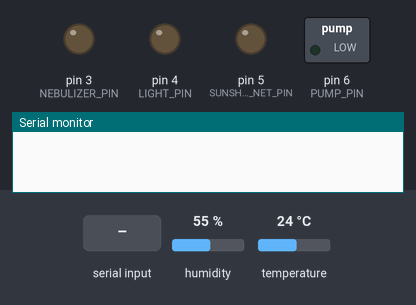
Bench run of a sketch on a simulated Arduino Uno, built with avr-gcc and run on an emulated ATmega328P. Shown: switched loads named in the sketch (green lamp = pin HIGH), output pins drawn as LEDs (lit = HIGH), the last lines printed to the serial monitor. Inputs (shaded band) come from the test bench; at power-on: humidity 55 %, temperature 24 °C.

Above: at 1.2 s.
1.3 s: "t" received over Serial
At 2.4 s:
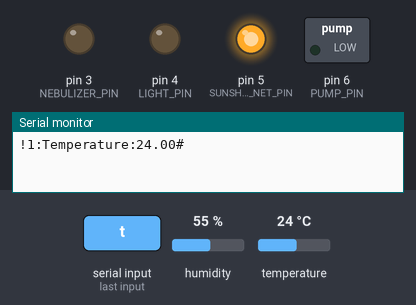
2.8 s: "h" received over Serial
4.3 s: "s" received over Serial
Timing chart, 0 to 7.3 s (numbered marks = the images above; inputs shaded):
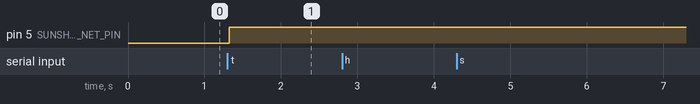

The sketch:

sensor_code_multi1.ino
```cpp
// Libraries for the sensors
#include <DHT.h>

// Constants for the sensor pins
#define DHT_PIN 2
#define SOIL_MOISTURE_PIN A0
#define LDR_PIN A1

// Constants for the sensor types
#define DHT_TYPE DHT11

// Thresholds for the sensors
#define TEMP_LOWER_LIMIT 10
#define TEMP_UPPER_LIMIT 20
#define HUMIDITY_LOWER_LIMIT 40
#define HUMIDITY_UPPER_LIMIT 60
#define SOIL_MOISTURE_LOWER_LIMIT 55
#define SOIL_MOISTURE_UPPER_LIMIT 70
#define BRIGHTNESS_LOWER_LIMIT 800
#define BRIGHTNESS_UPPER_LIMIT 1300

// Pin numbers for nebulizer, light, and sunshade net
#define NEBULIZER_PIN 3
#define LIGHT_PIN 4
#define SUNSHADE_NET_PIN 5
#define PUMP_PIN 6

// Function prototypes
void checkTemperature(float temperature);
void checkHumidity(float humidity);
void checkSoilMoisture(int soilMoisture);
void checkBrightness(int brightness);
void notifyWarning(String message);

// Initialize the DHT sensor
DHT dht(DHT_PIN, DHT_TYPE);


void setup() {
  // Initialize Serial communication for debugging
  Serial.begin(9600);

  // Initialize DHT sensor
  dht.begin();

  // Initialize pins for nebulizer, light, and sunshade net
  pinMode(NEBULIZER_PIN, OUTPUT);
  pinMode(LIGHT_PIN, OUTPUT);
  pinMode(SUNSHADE_NET_PIN, OUTPUT);
  pinMode(PUMP_PIN, OUTPUT);
  pinMode(A1,INPUT);
  // Start with all actuators turned off
  digitalWrite(NEBULIZER_PIN, LOW);
  digitalWrite(LIGHT_PIN, LOW);
  digitalWrite(SUNSHADE_NET_PIN, LOW);
  digitalWrite(PUMP_PIN, LOW);
}

void loop() {
  // // Read sensor values
  // float temperature = dht.readTemperature();
  // float humidity = dht.readHumidity();
  // float soilMoisture = analogRead(SOIL_MOISTURE_PIN);
  // float brightness = analogRead(LDR_PIN);

  if(Serial.available()){
    char c = Serial.read();
    if (c == 't'){
      // Check temperature
      float t = dht.readTemperature();
      Serial.print("!1:Temperature:");
      Serial.print(t);
      Serial.print("#");
      if (t > TEMP_UPPER_LIMIT) {
      digitalWrite(SUNSHADE_NET_PIN, HIGH); // Turn on sunshade net
      } else if (t < TEMP_LOWER_LIMIT) {
      digitalWrite(SUNSHADE_NET_PIN, LOW);  // Turn off sunshade net
      } else {
      digitalWrite(SUNSHADE_NET_PIN, LOW); // Turn off sunshade net
      }
    }
    else if (c == 'h'){
      // Check humidity
      float h = dht.readHumidity();
      Serial.print("!1:Humidity:");
      Serial.print(h);
      Serial.print("#");
      if (h < HUMIDITY_LOWER_LIMIT) {
      digitalWrite(NEBULIZER_PIN, HIGH); // Turn on nebulizer
      } else if (h > HUMIDITY_UPPER_LIMIT) {
      digitalWrite(NEBULIZER_PIN, LOW); // Turn off nebulizer
      } else {
      digitalWrite(NEBULIZER_PIN, LOW); // Turn off nebulizer
      }
    }
    else if (c == 's'){
      // Check humidity
      float s = (1200 - analogRead(SOIL_MOISTURE_PIN))/10;
      Serial.print("!1:Soil moisture:");
      Serial.print(s);
      Serial.print("#");
      if (s < SOIL_MOISTURE_LOWER_LIMIT) {
      digitalWrite(PUMP_PIN, HIGH); // Turn on nebulizer
      } else if (s > SOIL_MOISTURE_UPPER_LIMIT) {
      digitalWrite(PUMP_PIN, LOW); // Turn off nebulizer
      } else {
      digitalWrite(PUMP_PIN, LOW); // Turn off nebulizer
  }
    }
    else if (c == 'b'){
      // Check brightness
      float b = (1500-analogRead(LDR_PIN));
      Serial.print("!1:Brightness:");
      Serial.print(b);
      Serial.print("#");
      if (b < BRIGHTNESS_LOWER_LIMIT) {
      digitalWrite(LIGHT_PIN, HIGH); // Turn on light
      } else if (b > BRIGHTNESS_UPPER_LIMIT) {
      digitalWrite(LIGHT_PIN, LOW); // Turn off light
      } else {
      digitalWrite(LIGHT_PIN, LOW); // Turn off light
    }
    }
  }
}

// void checkTemperature(float temperature) {
//   Serial.print("Temp: ");
//   Serial.println(temperature);
//   if (temperature > TEMP_UPPER_LIMIT) {
//     digitalWrite(SUNSHADE_NET_PIN, HIGH); // Turn on sunshade net
//     notifyWarning("Temperature is too high!");
//   }
//   else if (temperature < TEMP_LOWER_LIMIT) {
//     digitalWrite(SUNSHADE_NET_PIN, LOW);  // Turn off sunshade net
//     notifyWarning("Temperature is too low!");
//   }
//   else {
//     digitalWrite(SUNSHADE_NET_PIN, LOW); // Turn off sunshade net
//   }
// }
// void checkHumidity(float humidity) {
//   Serial.print("Humidity: ");
//   Serial.println(humidity);
//   if (humidity < HUMIDITY_LOWER_LIMIT) {
//     digitalWrite(NEBULIZER_PIN, HIGH); // Turn on nebulizer
//     notifyWarning("Humidity is too low!");
//   } else if (humidity > HUMIDITY_UPPER_LIMIT) {
//     digitalWrite(NEBULIZER_PIN, LOW); // Turn off nebulizer
//     notifyWarning("Humidity is too high!");
//   } else {
//     digitalWrite(NEBULIZER_PIN, LOW); // Turn off nebulizer
//   }
// }
// void checkSoilMoisture(int soilMoisture) {
//   Serial.print("Soil Moisture: ");
//   Serial.println(soilMoisture);
//   if (soilMoisture < SOIL_MOISTURE_LOWER_LIMIT) {
//     digitalWrite(PUMP_PIN, LOW); // Turn on nebulizer
//     notifyWarning("Soil Moisture is too high!");
//   } else if (soilMoisture > SOIL_MOISTURE_UPPER_LIMIT) {
//     digitalWrite(PUMP_PIN, HIGH); // Turn off nebulizer
//     notifyWarning("Soil Moisture is too low! Need more water!!!");
//   } else {
//     digitalWrite(PUMP_PIN, LOW); // Turn off nebulizer
//   }
// }

// void checkBrightness(int brightness) {
//   Serial.print("Brightness: ");
//   Serial.println(brightness);
//   if (brightness < BRIGHTNESS_LOWER_LIMIT) {
//     digitalWrite(LIGHT_PIN, LOW); // Turn on light
//     notifyWarning("Brightness is too high!");
//   } else if (brightness > BRIGHTNESS_UPPER_LIMIT) {
//     digitalWrite(LIGHT_PIN, HIGH); // Turn off light
//     notifyWarning("Brightness is too low!");
//   } else {
//     digitalWrite(LIGHT_PIN, LOW); // Turn off light
//   }
// }

// void notifyWarning(String message) {
//   Serial.println("Warning: " + message);
//   // Add code here to send the notification (e.g., via GSM module or Wi-Fi)
// }
```

Measured:
- after the input at 1.3 s, pin 5 (SUNSHADE_NET_PIN): LOW → HIGH at once
